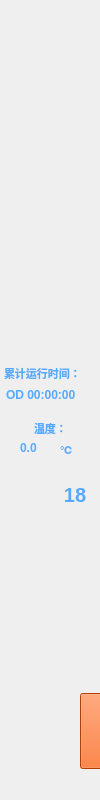
<?xml version="1.0" encoding="UTF-8"?>
<ui version="4.0">
 <class>AsOneTankPart</class>
 <widget class="QWidget" name="AsOneTankPart">
  <property name="geometry">
   <rect>
    <x>0</x>
    <y>0</y>
    <width>100</width>
    <height>800</height>
   </rect>
  </property>
  <property name="windowTitle">
   <string>Form</string>
  </property>
  <widget class="QPushButton" name="fanButton">
   <property name="geometry">
    <rect>
     <x>80</x>
     <y>693</y>
     <width>48</width>
     <height>76</height>
    </rect>
   </property>
   <property name="sizePolicy">
    <sizepolicy hsizetype="Expanding" vsizetype="Expanding">
     <horstretch>0</horstretch>
     <verstretch>0</verstretch>
    </sizepolicy>
   </property>
   <property name="minimumSize">
    <size>
     <width>0</width>
     <height>0</height>
    </size>
   </property>
   <property name="palette">
    <palette>
     <active>
      <colorrole role="WindowText">
       <brush brushstyle="SolidPattern">
        <color alpha="255">
         <red>0</red>
         <green>0</green>
         <blue>0</blue>
        </color>
       </brush>
      </colorrole>
      <colorrole role="Button">
       <brush brushstyle="SolidPattern">
        <color alpha="255">
         <red>255</red>
         <green>85</green>
         <blue>0</blue>
        </color>
       </brush>
      </colorrole>
      <colorrole role="Light">
       <brush brushstyle="SolidPattern">
        <color alpha="255">
         <red>255</red>
         <green>170</green>
         <blue>127</blue>
        </color>
       </brush>
      </colorrole>
      <colorrole role="Midlight">
       <brush brushstyle="SolidPattern">
        <color alpha="255">
         <red>255</red>
         <green>127</green>
         <blue>63</blue>
        </color>
       </brush>
      </colorrole>
      <colorrole role="Dark">
       <brush brushstyle="SolidPattern">
        <color alpha="255">
         <red>127</red>
         <green>42</green>
         <blue>0</blue>
        </color>
       </brush>
      </colorrole>
      <colorrole role="Mid">
       <brush brushstyle="SolidPattern">
        <color alpha="255">
         <red>170</red>
         <green>56</green>
         <blue>0</blue>
        </color>
       </brush>
      </colorrole>
      <colorrole role="Text">
       <brush brushstyle="SolidPattern">
        <color alpha="255">
         <red>0</red>
         <green>0</green>
         <blue>0</blue>
        </color>
       </brush>
      </colorrole>
      <colorrole role="BrightText">
       <brush brushstyle="SolidPattern">
        <color alpha="255">
         <red>255</red>
         <green>255</green>
         <blue>255</blue>
        </color>
       </brush>
      </colorrole>
      <colorrole role="ButtonText">
       <brush brushstyle="SolidPattern">
        <color alpha="255">
         <red>0</red>
         <green>0</green>
         <blue>0</blue>
        </color>
       </brush>
      </colorrole>
      <colorrole role="Base">
       <brush brushstyle="SolidPattern">
        <color alpha="255">
         <red>255</red>
         <green>255</green>
         <blue>255</blue>
        </color>
       </brush>
      </colorrole>
      <colorrole role="Window">
       <brush brushstyle="SolidPattern">
        <color alpha="255">
         <red>255</red>
         <green>85</green>
         <blue>0</blue>
        </color>
       </brush>
      </colorrole>
      <colorrole role="Shadow">
       <brush brushstyle="SolidPattern">
        <color alpha="255">
         <red>0</red>
         <green>0</green>
         <blue>0</blue>
        </color>
       </brush>
      </colorrole>
      <colorrole role="AlternateBase">
       <brush brushstyle="SolidPattern">
        <color alpha="255">
         <red>255</red>
         <green>170</green>
         <blue>127</blue>
        </color>
       </brush>
      </colorrole>
      <colorrole role="ToolTipBase">
       <brush brushstyle="SolidPattern">
        <color alpha="255">
         <red>255</red>
         <green>255</green>
         <blue>220</blue>
        </color>
       </brush>
      </colorrole>
      <colorrole role="ToolTipText">
       <brush brushstyle="SolidPattern">
        <color alpha="255">
         <red>0</red>
         <green>0</green>
         <blue>0</blue>
        </color>
       </brush>
      </colorrole>
     </active>
     <inactive>
      <colorrole role="WindowText">
       <brush brushstyle="SolidPattern">
        <color alpha="255">
         <red>0</red>
         <green>0</green>
         <blue>0</blue>
        </color>
       </brush>
      </colorrole>
      <colorrole role="Button">
       <brush brushstyle="SolidPattern">
        <color alpha="255">
         <red>255</red>
         <green>85</green>
         <blue>0</blue>
        </color>
       </brush>
      </colorrole>
      <colorrole role="Light">
       <brush brushstyle="SolidPattern">
        <color alpha="255">
         <red>255</red>
         <green>170</green>
         <blue>127</blue>
        </color>
       </brush>
      </colorrole>
      <colorrole role="Midlight">
       <brush brushstyle="SolidPattern">
        <color alpha="255">
         <red>255</red>
         <green>127</green>
         <blue>63</blue>
        </color>
       </brush>
      </colorrole>
      <colorrole role="Dark">
       <brush brushstyle="SolidPattern">
        <color alpha="255">
         <red>127</red>
         <green>42</green>
         <blue>0</blue>
        </color>
       </brush>
      </colorrole>
      <colorrole role="Mid">
       <brush brushstyle="SolidPattern">
        <color alpha="255">
         <red>170</red>
         <green>56</green>
         <blue>0</blue>
        </color>
       </brush>
      </colorrole>
      <colorrole role="Text">
       <brush brushstyle="SolidPattern">
        <color alpha="255">
         <red>0</red>
         <green>0</green>
         <blue>0</blue>
        </color>
       </brush>
      </colorrole>
      <colorrole role="BrightText">
       <brush brushstyle="SolidPattern">
        <color alpha="255">
         <red>255</red>
         <green>255</green>
         <blue>255</blue>
        </color>
       </brush>
      </colorrole>
      <colorrole role="ButtonText">
       <brush brushstyle="SolidPattern">
        <color alpha="255">
         <red>0</red>
         <green>0</green>
         <blue>0</blue>
        </color>
       </brush>
      </colorrole>
      <colorrole role="Base">
       <brush brushstyle="SolidPattern">
        <color alpha="255">
         <red>255</red>
         <green>255</green>
         <blue>255</blue>
        </color>
       </brush>
      </colorrole>
      <colorrole role="Window">
       <brush brushstyle="SolidPattern">
        <color alpha="255">
         <red>255</red>
         <green>85</green>
         <blue>0</blue>
        </color>
       </brush>
      </colorrole>
      <colorrole role="Shadow">
       <brush brushstyle="SolidPattern">
        <color alpha="255">
         <red>0</red>
         <green>0</green>
         <blue>0</blue>
        </color>
       </brush>
      </colorrole>
      <colorrole role="AlternateBase">
       <brush brushstyle="SolidPattern">
        <color alpha="255">
         <red>255</red>
         <green>170</green>
         <blue>127</blue>
        </color>
       </brush>
      </colorrole>
      <colorrole role="ToolTipBase">
       <brush brushstyle="SolidPattern">
        <color alpha="255">
         <red>255</red>
         <green>255</green>
         <blue>220</blue>
        </color>
       </brush>
      </colorrole>
      <colorrole role="ToolTipText">
       <brush brushstyle="SolidPattern">
        <color alpha="255">
         <red>0</red>
         <green>0</green>
         <blue>0</blue>
        </color>
       </brush>
      </colorrole>
     </inactive>
     <disabled>
      <colorrole role="WindowText">
       <brush brushstyle="SolidPattern">
        <color alpha="255">
         <red>127</red>
         <green>42</green>
         <blue>0</blue>
        </color>
       </brush>
      </colorrole>
      <colorrole role="Button">
       <brush brushstyle="SolidPattern">
        <color alpha="255">
         <red>255</red>
         <green>85</green>
         <blue>0</blue>
        </color>
       </brush>
      </colorrole>
      <colorrole role="Light">
       <brush brushstyle="SolidPattern">
        <color alpha="255">
         <red>255</red>
         <green>170</green>
         <blue>127</blue>
        </color>
       </brush>
      </colorrole>
      <colorrole role="Midlight">
       <brush brushstyle="SolidPattern">
        <color alpha="255">
         <red>255</red>
         <green>127</green>
         <blue>63</blue>
        </color>
       </brush>
      </colorrole>
      <colorrole role="Dark">
       <brush brushstyle="SolidPattern">
        <color alpha="255">
         <red>127</red>
         <green>42</green>
         <blue>0</blue>
        </color>
       </brush>
      </colorrole>
      <colorrole role="Mid">
       <brush brushstyle="SolidPattern">
        <color alpha="255">
         <red>170</red>
         <green>56</green>
         <blue>0</blue>
        </color>
       </brush>
      </colorrole>
      <colorrole role="Text">
       <brush brushstyle="SolidPattern">
        <color alpha="255">
         <red>127</red>
         <green>42</green>
         <blue>0</blue>
        </color>
       </brush>
      </colorrole>
      <colorrole role="BrightText">
       <brush brushstyle="SolidPattern">
        <color alpha="255">
         <red>255</red>
         <green>255</green>
         <blue>255</blue>
        </color>
       </brush>
      </colorrole>
      <colorrole role="ButtonText">
       <brush brushstyle="SolidPattern">
        <color alpha="255">
         <red>127</red>
         <green>42</green>
         <blue>0</blue>
        </color>
       </brush>
      </colorrole>
      <colorrole role="Base">
       <brush brushstyle="SolidPattern">
        <color alpha="255">
         <red>255</red>
         <green>85</green>
         <blue>0</blue>
        </color>
       </brush>
      </colorrole>
      <colorrole role="Window">
       <brush brushstyle="SolidPattern">
        <color alpha="255">
         <red>255</red>
         <green>85</green>
         <blue>0</blue>
        </color>
       </brush>
      </colorrole>
      <colorrole role="Shadow">
       <brush brushstyle="SolidPattern">
        <color alpha="255">
         <red>0</red>
         <green>0</green>
         <blue>0</blue>
        </color>
       </brush>
      </colorrole>
      <colorrole role="AlternateBase">
       <brush brushstyle="SolidPattern">
        <color alpha="255">
         <red>255</red>
         <green>85</green>
         <blue>0</blue>
        </color>
       </brush>
      </colorrole>
      <colorrole role="ToolTipBase">
       <brush brushstyle="SolidPattern">
        <color alpha="255">
         <red>255</red>
         <green>255</green>
         <blue>220</blue>
        </color>
       </brush>
      </colorrole>
      <colorrole role="ToolTipText">
       <brush brushstyle="SolidPattern">
        <color alpha="255">
         <red>0</red>
         <green>0</green>
         <blue>0</blue>
        </color>
       </brush>
      </colorrole>
     </disabled>
    </palette>
   </property>
   <property name="autoFillBackground">
    <bool>false</bool>
   </property>
   <property name="text">
    <string/>
   </property>
   <property name="icon">
    <iconset resource="src.qrc">
     <normaloff>:/image/new/tank_valve_closed.png</normaloff>:/image/new/tank_valve_closed.png</iconset>
   </property>
   <property name="iconSize">
    <size>
     <width>48</width>
     <height>73</height>
    </size>
   </property>
   <property name="checkable">
    <bool>false</bool>
   </property>
   <property name="autoRepeat">
    <bool>true</bool>
   </property>
   <property name="autoExclusive">
    <bool>false</bool>
   </property>
  </widget>
  <widget class="QLabel" name="ocValueLabel">
   <property name="enabled">
    <bool>false</bool>
   </property>
   <property name="geometry">
    <rect>
     <x>310</x>
     <y>665</y>
     <width>40</width>
     <height>16</height>
    </rect>
   </property>
   <property name="font">
    <font>
     <pointsize>8</pointsize>
     <weight>75</weight>
     <bold>true</bold>
    </font>
   </property>
   <property name="styleSheet">
    <string notr="true">background-color: transparent;
color: rgba(250, 250, 250, 250);</string>
   </property>
   <property name="text">
    <string>&lt;html&gt;&lt;head/&gt;&lt;body&gt;&lt;p&gt;&lt;span style=&quot; color:#55aaff;&quot;&gt;0&lt;/span&gt;&lt;/p&gt;&lt;/body&gt;&lt;/html&gt;</string>
   </property>
  </widget>
  <widget class="QLabel" name="runTimeLabel">
   <property name="enabled">
    <bool>false</bool>
   </property>
   <property name="geometry">
    <rect>
     <x>250</x>
     <y>635</y>
     <width>55</width>
     <height>16</height>
    </rect>
   </property>
   <property name="font">
    <font>
     <family>Verdana</family>
     <pointsize>8</pointsize>
     <weight>75</weight>
     <bold>true</bold>
    </font>
   </property>
   <property name="styleSheet">
    <string notr="true">background-color: transparent;
color: rgba(250, 250, 250, 250);</string>
   </property>
   <property name="text">
    <string>&lt;html&gt;&lt;head/&gt;&lt;body&gt;&lt;p&gt;&lt;span style=&quot; color:#55aaff;&quot;&gt;曝气时间：&lt;/span&gt;&lt;/p&gt;&lt;/body&gt;&lt;/html&gt;</string>
   </property>
  </widget>
  <widget class="QLabel" name="endTimeValueLabel">
   <property name="enabled">
    <bool>false</bool>
   </property>
   <property name="geometry">
    <rect>
     <x>250</x>
     <y>603</y>
     <width>121</width>
     <height>16</height>
    </rect>
   </property>
   <property name="font">
    <font>
     <pointsize>8</pointsize>
     <weight>75</weight>
     <bold>true</bold>
    </font>
   </property>
   <property name="styleSheet">
    <string notr="true">background-color: transparent;
color: rgba(250, 250, 250, 250);</string>
   </property>
   <property name="text">
    <string>&lt;html&gt;&lt;head/&gt;&lt;body&gt;&lt;p&gt;&lt;span style=&quot; color:#55aaff;&quot;&gt;0-0-0&lt;/span&gt;&lt;/p&gt;&lt;/body&gt;&lt;/html&gt;</string>
   </property>
   <property name="alignment">
    <set>Qt::AlignLeading|Qt::AlignLeft|Qt::AlignTop</set>
   </property>
  </widget>
  <widget class="QLabel" name="wtValueLabel">
   <property name="geometry">
    <rect>
     <x>20</x>
     <y>440</y>
     <width>40</width>
     <height>16</height>
    </rect>
   </property>
   <property name="font">
    <font>
     <pointsize>9</pointsize>
     <weight>75</weight>
     <bold>true</bold>
    </font>
   </property>
   <property name="styleSheet">
    <string notr="true">background-color: transparent;
color:#55aaff;</string>
   </property>
   <property name="text">
    <string>&lt;html&gt;&lt;head/&gt;&lt;body&gt;&lt;p&gt;&lt;span style=&quot; color:#55aaff;&quot;&gt;0.0&lt;/span&gt;&lt;/p&gt;&lt;/body&gt;&lt;/html&gt;</string>
   </property>
  </widget>
  <widget class="QLabel" name="oxygenContent">
   <property name="enabled">
    <bool>false</bool>
   </property>
   <property name="geometry">
    <rect>
     <x>250</x>
     <y>665</y>
     <width>55</width>
     <height>16</height>
    </rect>
   </property>
   <property name="font">
    <font>
     <family>Verdana</family>
     <pointsize>8</pointsize>
     <weight>75</weight>
     <bold>true</bold>
    </font>
   </property>
   <property name="styleSheet">
    <string notr="true">background-color: transparent;
color: rgba(250, 250, 250, 250);</string>
   </property>
   <property name="text">
    <string>&lt;html&gt;&lt;head/&gt;&lt;body&gt;&lt;p&gt;&lt;span style=&quot; color:#55aaff;&quot;&gt;氧气含量：&lt;/span&gt;&lt;/p&gt;&lt;/body&gt;&lt;/html&gt;</string>
   </property>
  </widget>
  <widget class="QLabel" name="startTimeLabel">
   <property name="enabled">
    <bool>false</bool>
   </property>
   <property name="geometry">
    <rect>
     <x>248</x>
     <y>550</y>
     <width>81</width>
     <height>16</height>
    </rect>
   </property>
   <property name="font">
    <font>
     <family>Verdana</family>
     <pointsize>8</pointsize>
     <weight>75</weight>
     <bold>true</bold>
     <kerning>true</kerning>
    </font>
   </property>
   <property name="styleSheet">
    <string notr="true">background-color: transparent;
color: rgba(250, 250, 250, 250);</string>
   </property>
   <property name="text">
    <string>&lt;html&gt;&lt;head/&gt;&lt;body&gt;&lt;p&gt;&lt;span style=&quot; color:#55aaff;&quot;&gt;发酵开始时间：&lt;/span&gt;&lt;/p&gt;&lt;/body&gt;&lt;/html&gt;</string>
   </property>
  </widget>
  <widget class="QLabel" name="runTimeValueLabel">
   <property name="enabled">
    <bool>false</bool>
   </property>
   <property name="geometry">
    <rect>
     <x>310</x>
     <y>635</y>
     <width>40</width>
     <height>16</height>
    </rect>
   </property>
   <property name="font">
    <font>
     <pointsize>8</pointsize>
     <weight>75</weight>
     <bold>true</bold>
    </font>
   </property>
   <property name="styleSheet">
    <string notr="true">background-color: transparent;
color: rgba(250, 250, 250, 250);</string>
   </property>
   <property name="text">
    <string>&lt;html&gt;&lt;head/&gt;&lt;body&gt;&lt;p&gt;&lt;span style=&quot; color:#55aaff;&quot;&gt;0&lt;/span&gt;&lt;/p&gt;&lt;/body&gt;&lt;/html&gt;</string>
   </property>
  </widget>
  <widget class="QLabel" name="wtValueLabel_5">
   <property name="enabled">
    <bool>false</bool>
   </property>
   <property name="geometry">
    <rect>
     <x>350</x>
     <y>635</y>
     <width>16</width>
     <height>16</height>
    </rect>
   </property>
   <property name="font">
    <font>
     <pointsize>8</pointsize>
     <weight>75</weight>
     <bold>true</bold>
    </font>
   </property>
   <property name="styleSheet">
    <string notr="true">background-color: transparent;
color: rgba(250, 250, 250, 250);</string>
   </property>
   <property name="text">
    <string>&lt;html&gt;&lt;head/&gt;&lt;body&gt;&lt;p&gt;&lt;span style=&quot; color:#55aaff;&quot;&gt;S&lt;/span&gt;&lt;/p&gt;&lt;/body&gt;&lt;/html&gt;</string>
   </property>
  </widget>
  <widget class="QLabel" name="endTimeLabel">
   <property name="enabled">
    <bool>false</bool>
   </property>
   <property name="geometry">
    <rect>
     <x>248</x>
     <y>583</y>
     <width>91</width>
     <height>16</height>
    </rect>
   </property>
   <property name="font">
    <font>
     <family>Verdana</family>
     <pointsize>8</pointsize>
     <weight>75</weight>
     <bold>true</bold>
    </font>
   </property>
   <property name="styleSheet">
    <string notr="true">background-color: transparent;
color: rgba(250, 250, 250, 250);</string>
   </property>
   <property name="text">
    <string>&lt;html&gt;&lt;head/&gt;&lt;body&gt;&lt;p&gt;&lt;span style=&quot; color:#55aaff;&quot;&gt;发酵结束时间：&lt;/span&gt;&lt;/p&gt;&lt;/body&gt;&lt;/html&gt;</string>
   </property>
  </widget>
  <widget class="QLabel" name="totalTimeValueLabel">
   <property name="geometry">
    <rect>
     <x>6</x>
     <y>388</y>
     <width>100</width>
     <height>16</height>
    </rect>
   </property>
   <property name="font">
    <font>
     <pointsize>9</pointsize>
     <weight>75</weight>
     <bold>true</bold>
    </font>
   </property>
   <property name="styleSheet">
    <string notr="true">background-color: transparent;
color:#55aaff;</string>
   </property>
   <property name="text">
    <string>&lt;html&gt;&lt;head/&gt;&lt;body&gt;&lt;p&gt;&lt;span style=&quot; color:#55aaff;&quot;&gt;OD 00:00:00&lt;/span&gt;&lt;/p&gt;&lt;/body&gt;&lt;/html&gt;</string>
   </property>
   <property name="alignment">
    <set>Qt::AlignLeading|Qt::AlignLeft|Qt::AlignTop</set>
   </property>
  </widget>
  <widget class="QLabel" name="wtValueLabel_1">
   <property name="geometry">
    <rect>
     <x>60</x>
     <y>441</y>
     <width>16</width>
     <height>16</height>
    </rect>
   </property>
   <property name="font">
    <font>
     <pointsize>8</pointsize>
     <weight>75</weight>
     <bold>true</bold>
    </font>
   </property>
   <property name="styleSheet">
    <string notr="true">background-color: transparent;
color: rgba(250, 250, 250, 250);</string>
   </property>
   <property name="text">
    <string>&lt;html&gt;&lt;head/&gt;&lt;body&gt;&lt;p&gt;&lt;span style=&quot; color:#55aaff;&quot;&gt;℃&lt;/span&gt;&lt;/p&gt;&lt;/body&gt;&lt;/html&gt;</string>
   </property>
  </widget>
  <widget class="QLabel" name="wtValueLabel_3">
   <property name="enabled">
    <bool>false</bool>
   </property>
   <property name="geometry">
    <rect>
     <x>350</x>
     <y>665</y>
     <width>16</width>
     <height>16</height>
    </rect>
   </property>
   <property name="font">
    <font>
     <pointsize>8</pointsize>
     <weight>75</weight>
     <bold>true</bold>
    </font>
   </property>
   <property name="styleSheet">
    <string notr="true">background-color: transparent;
color: rgba(250, 250, 250, 250);</string>
   </property>
   <property name="text">
    <string>&lt;html&gt;&lt;head/&gt;&lt;body&gt;&lt;p&gt;&lt;span style=&quot; color:#55aaff;&quot;&gt;%&lt;/span&gt;&lt;/p&gt;&lt;/body&gt;&lt;/html&gt;</string>
   </property>
  </widget>
  <widget class="QLabel" name="totalTimeLabel">
   <property name="geometry">
    <rect>
     <x>4</x>
     <y>365</y>
     <width>91</width>
     <height>16</height>
    </rect>
   </property>
   <property name="font">
    <font>
     <family>Verdana</family>
     <pointsize>8</pointsize>
     <weight>75</weight>
     <bold>true</bold>
    </font>
   </property>
   <property name="styleSheet">
    <string notr="true">background-color: transparent;
color: rgba(250, 250, 250, 250);</string>
   </property>
   <property name="text">
    <string>&lt;html&gt;&lt;head/&gt;&lt;body&gt;&lt;p&gt;&lt;span style=&quot; color:#55aaff;&quot;&gt;累计运行时间：&lt;/span&gt;&lt;/p&gt;&lt;/body&gt;&lt;/html&gt;</string>
   </property>
  </widget>
  <widget class="QPushButton" name="fanButton_2">
   <property name="geometry">
    <rect>
     <x>230</x>
     <y>1078</y>
     <width>48</width>
     <height>76</height>
    </rect>
   </property>
   <property name="sizePolicy">
    <sizepolicy hsizetype="Expanding" vsizetype="Expanding">
     <horstretch>0</horstretch>
     <verstretch>0</verstretch>
    </sizepolicy>
   </property>
   <property name="minimumSize">
    <size>
     <width>0</width>
     <height>0</height>
    </size>
   </property>
   <property name="palette">
    <palette>
     <active>
      <colorrole role="WindowText">
       <brush brushstyle="SolidPattern">
        <color alpha="255">
         <red>0</red>
         <green>0</green>
         <blue>0</blue>
        </color>
       </brush>
      </colorrole>
      <colorrole role="Button">
       <brush brushstyle="SolidPattern">
        <color alpha="255">
         <red>255</red>
         <green>85</green>
         <blue>0</blue>
        </color>
       </brush>
      </colorrole>
      <colorrole role="Light">
       <brush brushstyle="SolidPattern">
        <color alpha="255">
         <red>255</red>
         <green>170</green>
         <blue>127</blue>
        </color>
       </brush>
      </colorrole>
      <colorrole role="Midlight">
       <brush brushstyle="SolidPattern">
        <color alpha="255">
         <red>255</red>
         <green>127</green>
         <blue>63</blue>
        </color>
       </brush>
      </colorrole>
      <colorrole role="Dark">
       <brush brushstyle="SolidPattern">
        <color alpha="255">
         <red>127</red>
         <green>42</green>
         <blue>0</blue>
        </color>
       </brush>
      </colorrole>
      <colorrole role="Mid">
       <brush brushstyle="SolidPattern">
        <color alpha="255">
         <red>170</red>
         <green>56</green>
         <blue>0</blue>
        </color>
       </brush>
      </colorrole>
      <colorrole role="Text">
       <brush brushstyle="SolidPattern">
        <color alpha="255">
         <red>0</red>
         <green>0</green>
         <blue>0</blue>
        </color>
       </brush>
      </colorrole>
      <colorrole role="BrightText">
       <brush brushstyle="SolidPattern">
        <color alpha="255">
         <red>255</red>
         <green>255</green>
         <blue>255</blue>
        </color>
       </brush>
      </colorrole>
      <colorrole role="ButtonText">
       <brush brushstyle="SolidPattern">
        <color alpha="255">
         <red>0</red>
         <green>0</green>
         <blue>0</blue>
        </color>
       </brush>
      </colorrole>
      <colorrole role="Base">
       <brush brushstyle="SolidPattern">
        <color alpha="255">
         <red>255</red>
         <green>255</green>
         <blue>255</blue>
        </color>
       </brush>
      </colorrole>
      <colorrole role="Window">
       <brush brushstyle="SolidPattern">
        <color alpha="255">
         <red>255</red>
         <green>85</green>
         <blue>0</blue>
        </color>
       </brush>
      </colorrole>
      <colorrole role="Shadow">
       <brush brushstyle="SolidPattern">
        <color alpha="255">
         <red>0</red>
         <green>0</green>
         <blue>0</blue>
        </color>
       </brush>
      </colorrole>
      <colorrole role="AlternateBase">
       <brush brushstyle="SolidPattern">
        <color alpha="255">
         <red>255</red>
         <green>170</green>
         <blue>127</blue>
        </color>
       </brush>
      </colorrole>
      <colorrole role="ToolTipBase">
       <brush brushstyle="SolidPattern">
        <color alpha="255">
         <red>255</red>
         <green>255</green>
         <blue>220</blue>
        </color>
       </brush>
      </colorrole>
      <colorrole role="ToolTipText">
       <brush brushstyle="SolidPattern">
        <color alpha="255">
         <red>0</red>
         <green>0</green>
         <blue>0</blue>
        </color>
       </brush>
      </colorrole>
     </active>
     <inactive>
      <colorrole role="WindowText">
       <brush brushstyle="SolidPattern">
        <color alpha="255">
         <red>0</red>
         <green>0</green>
         <blue>0</blue>
        </color>
       </brush>
      </colorrole>
      <colorrole role="Button">
       <brush brushstyle="SolidPattern">
        <color alpha="255">
         <red>255</red>
         <green>85</green>
         <blue>0</blue>
        </color>
       </brush>
      </colorrole>
      <colorrole role="Light">
       <brush brushstyle="SolidPattern">
        <color alpha="255">
         <red>255</red>
         <green>170</green>
         <blue>127</blue>
        </color>
       </brush>
      </colorrole>
      <colorrole role="Midlight">
       <brush brushstyle="SolidPattern">
        <color alpha="255">
         <red>255</red>
         <green>127</green>
         <blue>63</blue>
        </color>
       </brush>
      </colorrole>
      <colorrole role="Dark">
       <brush brushstyle="SolidPattern">
        <color alpha="255">
         <red>127</red>
         <green>42</green>
         <blue>0</blue>
        </color>
       </brush>
      </colorrole>
      <colorrole role="Mid">
       <brush brushstyle="SolidPattern">
        <color alpha="255">
         <red>170</red>
         <green>56</green>
         <blue>0</blue>
        </color>
       </brush>
      </colorrole>
      <colorrole role="Text">
       <brush brushstyle="SolidPattern">
        <color alpha="255">
         <red>0</red>
         <green>0</green>
         <blue>0</blue>
        </color>
       </brush>
      </colorrole>
      <colorrole role="BrightText">
       <brush brushstyle="SolidPattern">
        <color alpha="255">
         <red>255</red>
         <green>255</green>
         <blue>255</blue>
        </color>
       </brush>
      </colorrole>
      <colorrole role="ButtonText">
       <brush brushstyle="SolidPattern">
        <color alpha="255">
         <red>0</red>
         <green>0</green>
         <blue>0</blue>
        </color>
       </brush>
      </colorrole>
      <colorrole role="Base">
       <brush brushstyle="SolidPattern">
        <color alpha="255">
         <red>255</red>
         <green>255</green>
         <blue>255</blue>
        </color>
       </brush>
      </colorrole>
      <colorrole role="Window">
       <brush brushstyle="SolidPattern">
        <color alpha="255">
         <red>255</red>
         <green>85</green>
         <blue>0</blue>
        </color>
       </brush>
      </colorrole>
      <colorrole role="Shadow">
       <brush brushstyle="SolidPattern">
        <color alpha="255">
         <red>0</red>
         <green>0</green>
         <blue>0</blue>
        </color>
       </brush>
      </colorrole>
      <colorrole role="AlternateBase">
       <brush brushstyle="SolidPattern">
        <color alpha="255">
         <red>255</red>
         <green>170</green>
         <blue>127</blue>
        </color>
       </brush>
      </colorrole>
      <colorrole role="ToolTipBase">
       <brush brushstyle="SolidPattern">
        <color alpha="255">
         <red>255</red>
         <green>255</green>
         <blue>220</blue>
        </color>
       </brush>
      </colorrole>
      <colorrole role="ToolTipText">
       <brush brushstyle="SolidPattern">
        <color alpha="255">
         <red>0</red>
         <green>0</green>
         <blue>0</blue>
        </color>
       </brush>
      </colorrole>
     </inactive>
     <disabled>
      <colorrole role="WindowText">
       <brush brushstyle="SolidPattern">
        <color alpha="255">
         <red>127</red>
         <green>42</green>
         <blue>0</blue>
        </color>
       </brush>
      </colorrole>
      <colorrole role="Button">
       <brush brushstyle="SolidPattern">
        <color alpha="255">
         <red>255</red>
         <green>85</green>
         <blue>0</blue>
        </color>
       </brush>
      </colorrole>
      <colorrole role="Light">
       <brush brushstyle="SolidPattern">
        <color alpha="255">
         <red>255</red>
         <green>170</green>
         <blue>127</blue>
        </color>
       </brush>
      </colorrole>
      <colorrole role="Midlight">
       <brush brushstyle="SolidPattern">
        <color alpha="255">
         <red>255</red>
         <green>127</green>
         <blue>63</blue>
        </color>
       </brush>
      </colorrole>
      <colorrole role="Dark">
       <brush brushstyle="SolidPattern">
        <color alpha="255">
         <red>127</red>
         <green>42</green>
         <blue>0</blue>
        </color>
       </brush>
      </colorrole>
      <colorrole role="Mid">
       <brush brushstyle="SolidPattern">
        <color alpha="255">
         <red>170</red>
         <green>56</green>
         <blue>0</blue>
        </color>
       </brush>
      </colorrole>
      <colorrole role="Text">
       <brush brushstyle="SolidPattern">
        <color alpha="255">
         <red>127</red>
         <green>42</green>
         <blue>0</blue>
        </color>
       </brush>
      </colorrole>
      <colorrole role="BrightText">
       <brush brushstyle="SolidPattern">
        <color alpha="255">
         <red>255</red>
         <green>255</green>
         <blue>255</blue>
        </color>
       </brush>
      </colorrole>
      <colorrole role="ButtonText">
       <brush brushstyle="SolidPattern">
        <color alpha="255">
         <red>127</red>
         <green>42</green>
         <blue>0</blue>
        </color>
       </brush>
      </colorrole>
      <colorrole role="Base">
       <brush brushstyle="SolidPattern">
        <color alpha="255">
         <red>255</red>
         <green>85</green>
         <blue>0</blue>
        </color>
       </brush>
      </colorrole>
      <colorrole role="Window">
       <brush brushstyle="SolidPattern">
        <color alpha="255">
         <red>255</red>
         <green>85</green>
         <blue>0</blue>
        </color>
       </brush>
      </colorrole>
      <colorrole role="Shadow">
       <brush brushstyle="SolidPattern">
        <color alpha="255">
         <red>0</red>
         <green>0</green>
         <blue>0</blue>
        </color>
       </brush>
      </colorrole>
      <colorrole role="AlternateBase">
       <brush brushstyle="SolidPattern">
        <color alpha="255">
         <red>255</red>
         <green>85</green>
         <blue>0</blue>
        </color>
       </brush>
      </colorrole>
      <colorrole role="ToolTipBase">
       <brush brushstyle="SolidPattern">
        <color alpha="255">
         <red>255</red>
         <green>255</green>
         <blue>220</blue>
        </color>
       </brush>
      </colorrole>
      <colorrole role="ToolTipText">
       <brush brushstyle="SolidPattern">
        <color alpha="255">
         <red>0</red>
         <green>0</green>
         <blue>0</blue>
        </color>
       </brush>
      </colorrole>
     </disabled>
    </palette>
   </property>
   <property name="autoFillBackground">
    <bool>false</bool>
   </property>
   <property name="text">
    <string/>
   </property>
   <property name="icon">
    <iconset resource="src.qrc">
     <normaloff>:/image/new/tank_valve_closed.png</normaloff>:/image/new/tank_valve_closed.png</iconset>
   </property>
   <property name="iconSize">
    <size>
     <width>48</width>
     <height>73</height>
    </size>
   </property>
   <property name="checkable">
    <bool>false</bool>
   </property>
   <property name="autoRepeat">
    <bool>true</bool>
   </property>
   <property name="autoExclusive">
    <bool>false</bool>
   </property>
  </widget>
  <widget class="QLabel" name="stuffIdLabel">
   <property name="geometry">
    <rect>
     <x>60</x>
     <y>480</y>
     <width>30</width>
     <height>30</height>
    </rect>
   </property>
   <property name="font">
    <font>
     <pointsize>15</pointsize>
     <weight>75</weight>
     <bold>true</bold>
    </font>
   </property>
   <property name="styleSheet">
    <string notr="true">background-color: transparent;
color:#55aaff;</string>
   </property>
   <property name="text">
    <string>&lt;html&gt;&lt;head/&gt;&lt;body&gt;&lt;p&gt;&lt;span style=&quot; color:#55aaff;&quot;&gt;18&lt;/span&gt;&lt;/p&gt;&lt;/body&gt;&lt;/html&gt;</string>
   </property>
   <property name="alignment">
    <set>Qt::AlignCenter</set>
   </property>
  </widget>
  <widget class="QLabel" name="wtValueLabel_4">
   <property name="enabled">
    <bool>false</bool>
   </property>
   <property name="geometry">
    <rect>
     <x>350</x>
     <y>650</y>
     <width>16</width>
     <height>16</height>
    </rect>
   </property>
   <property name="font">
    <font>
     <pointsize>8</pointsize>
     <weight>75</weight>
     <bold>true</bold>
    </font>
   </property>
   <property name="styleSheet">
    <string notr="true">background-color: transparent;
color: rgba(250, 250, 250, 250);</string>
   </property>
   <property name="text">
    <string>&lt;html&gt;&lt;head/&gt;&lt;body&gt;&lt;p&gt;&lt;span style=&quot; color:#55aaff;&quot;&gt;S&lt;/span&gt;&lt;/p&gt;&lt;/body&gt;&lt;/html&gt;</string>
   </property>
  </widget>
  <widget class="QLabel" name="SpaceTimeLabel">
   <property name="enabled">
    <bool>false</bool>
   </property>
   <property name="geometry">
    <rect>
     <x>250</x>
     <y>650</y>
     <width>55</width>
     <height>16</height>
    </rect>
   </property>
   <property name="font">
    <font>
     <family>Verdana</family>
     <pointsize>8</pointsize>
     <weight>75</weight>
     <bold>true</bold>
    </font>
   </property>
   <property name="styleSheet">
    <string notr="true">background-color: transparent;
color: rgba(250, 250, 250, 250);</string>
   </property>
   <property name="text">
    <string>&lt;html&gt;&lt;head/&gt;&lt;body&gt;&lt;p&gt;&lt;span style=&quot; color:#55aaff;&quot;&gt;间隔时间：&lt;/span&gt;&lt;/p&gt;&lt;/body&gt;&lt;/html&gt;</string>
   </property>
  </widget>
  <widget class="QLabel" name="startTimeValueLabel">
   <property name="enabled">
    <bool>false</bool>
   </property>
   <property name="geometry">
    <rect>
     <x>250</x>
     <y>570</y>
     <width>121</width>
     <height>16</height>
    </rect>
   </property>
   <property name="font">
    <font>
     <pointsize>8</pointsize>
     <weight>75</weight>
     <bold>true</bold>
    </font>
   </property>
   <property name="styleSheet">
    <string notr="true">background-color: transparent;
color: rgba(250, 250, 250, 250);</string>
   </property>
   <property name="text">
    <string>&lt;html&gt;&lt;head/&gt;&lt;body&gt;&lt;p&gt;&lt;span style=&quot; color:#55aaff;&quot;&gt;0-0-0&lt;/span&gt;&lt;/p&gt;&lt;/body&gt;&lt;/html&gt;</string>
   </property>
   <property name="alignment">
    <set>Qt::AlignLeading|Qt::AlignLeft|Qt::AlignTop</set>
   </property>
  </widget>
  <widget class="QLabel" name="weightTempture">
   <property name="geometry">
    <rect>
     <x>34</x>
     <y>420</y>
     <width>55</width>
     <height>16</height>
    </rect>
   </property>
   <property name="font">
    <font>
     <family>Verdana</family>
     <pointsize>8</pointsize>
     <weight>75</weight>
     <bold>true</bold>
    </font>
   </property>
   <property name="styleSheet">
    <string notr="true">background-color: transparent;
color: rgba(250, 250, 250, 250);</string>
   </property>
   <property name="text">
    <string>&lt;html&gt;&lt;head/&gt;&lt;body&gt;&lt;p&gt;&lt;span style=&quot; color:#55aaff;&quot;&gt;温度：&lt;/span&gt;&lt;/p&gt;&lt;/body&gt;&lt;/html&gt;</string>
   </property>
  </widget>
  <widget class="QLabel" name="spacTimeValueLabel">
   <property name="enabled">
    <bool>false</bool>
   </property>
   <property name="geometry">
    <rect>
     <x>310</x>
     <y>650</y>
     <width>40</width>
     <height>16</height>
    </rect>
   </property>
   <property name="font">
    <font>
     <pointsize>8</pointsize>
     <weight>75</weight>
     <bold>true</bold>
    </font>
   </property>
   <property name="styleSheet">
    <string notr="true">background-color: transparent;
color: rgba(250, 250, 250, 250);</string>
   </property>
   <property name="text">
    <string>&lt;html&gt;&lt;head/&gt;&lt;body&gt;&lt;p&gt;&lt;span style=&quot; color:#55aaff;&quot;&gt;0&lt;/span&gt;&lt;/p&gt;&lt;/body&gt;&lt;/html&gt;</string>
   </property>
  </widget>
 </widget>
 <resources>
  <include location="src.qrc"/>
 </resources>
 <connections/>
</ui>
